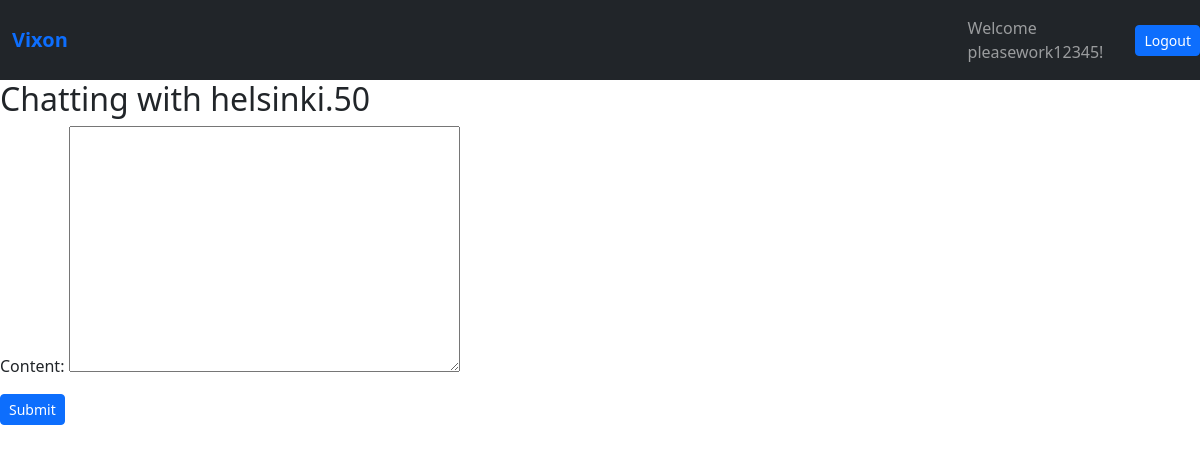
The page /chat/helsinki.50 (signed in) on the database as committed earlier.
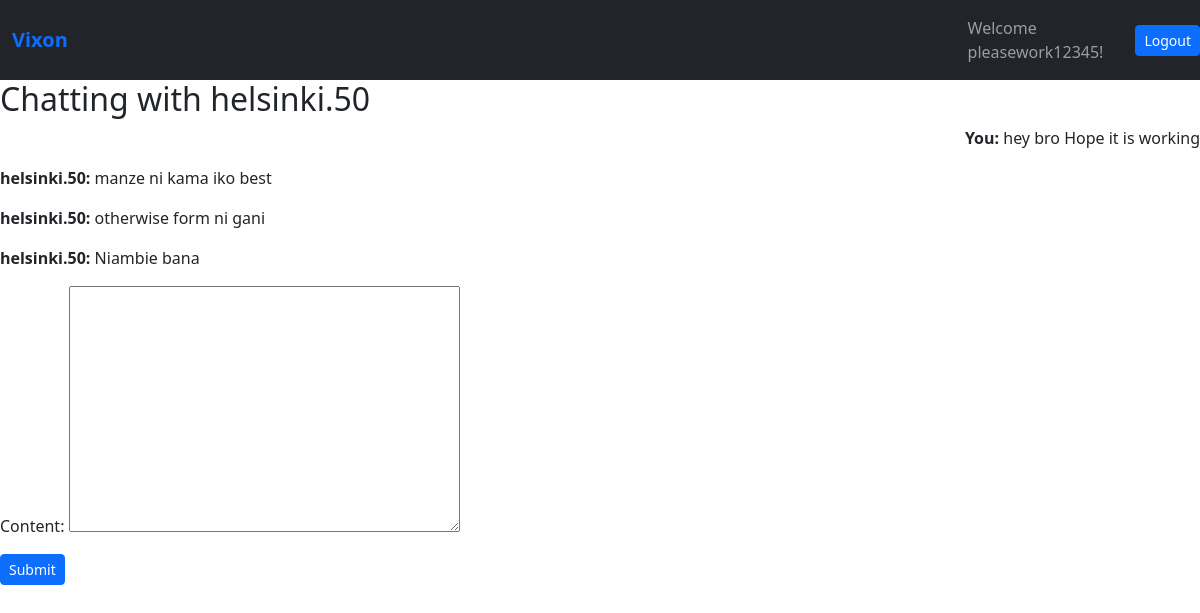
The same page on the database as committed later.
### learnedapp/models.py (models this page shows, shortened)
class Messages(models.Model):
    sender = models.ForeignKey(User, on_delete=models.CASCADE, related_name='sent_messages')
    reciever = models.ForeignKey(User, on_delete=models.CASCADE, related_name='recieved_messages')
    content = models.TextField()
    timestamp = models.DateTimeField(auto_now_add=True)
    is_read = models.BooleanField(default=False)

### learnedapp/views.py (the view)
# urls.py: path('chat/<str:username>', views.chat, name='chat'),
@login_required
def chat(request, username):
    if request.user.username == username:
        return redirect('profile')
    reciever = get_object_or_404(User, username=username) #User.objects.get(username=username)
    messages = Messages.objects.filter(
        sender__in = [request.user, reciever],
        reciever__in = [request.user, reciever]
    ).order_by('timestamp')
    Messages.objects.filter(
        sender = reciever,
        reciever = request.user,
        is_read = False
    ).update(is_read=True)
    if request.method == 'POST':
        form = MessageForm(request.POST)
        if form.is_valid():
            msg = form.save(commit=False)
            msg.sender = request.user
            msg.reciever = reciever
            msg.save()
            return redirect('chat', username=reciever.username)
    else:
        form = MessageForm()
    context = {'messages': messages, 'form': form, 'reciever': reciever}
    return render(request, 'learnedapp/chat.html', context)

### learnedapp/forms.py
class MessageForm(forms.ModelForm):
    class Meta:
        model = Messages
        fields = ['content']

### learnedapp/templates/learnedapp/chat.html (shortened to what this page needs)
{% extends 'learnedapp/base.html' %}
{% block content %}
<h2>Chatting with {{ reciever.username }}</h2>
{% for message in messages %}
    {% if message.sender == request.user %}
        <p style="text-align:right;">
            <strong>You:</strong> {{ message.content }}
        </p>
    {% else %}
        <p>
            <strong>{{ message.sender.username }}:</strong> {{ message.content }}
        </p>
    {% endif %}
{% endfor %}
<form method="post">
    {{ form.as_p}}
    <button type="submit" class="btn btn-sm btn-primary">Submit</button>
</form>
{% endblock %}

Rows that differ between the two databases and show on the page:
added Messages: content "hey bro Hope it is working"
added Messages: sender.username "helsinki.50", content "manze ni kama iko best"
added Messages: sender.username "helsinki.50", content "otherwise form ni gani"
added Messages: sender.username "helsinki.50", content "Niambie bana"
